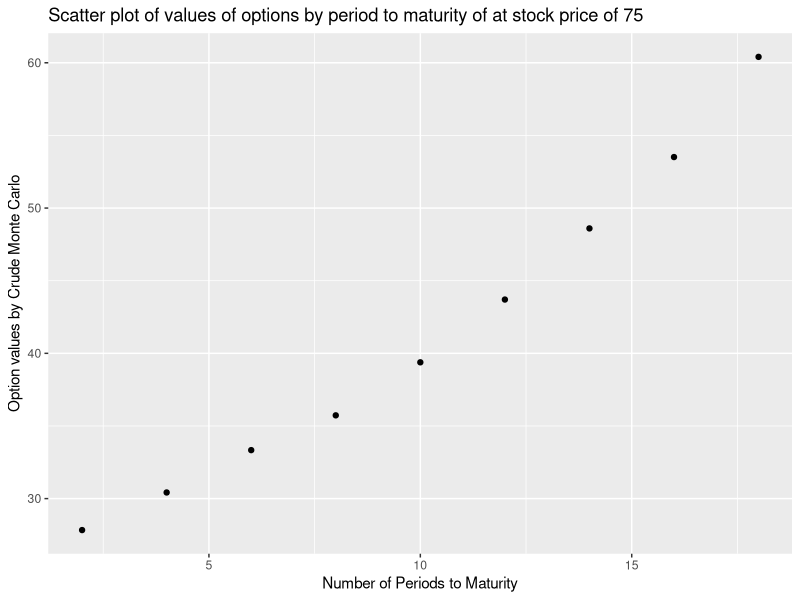
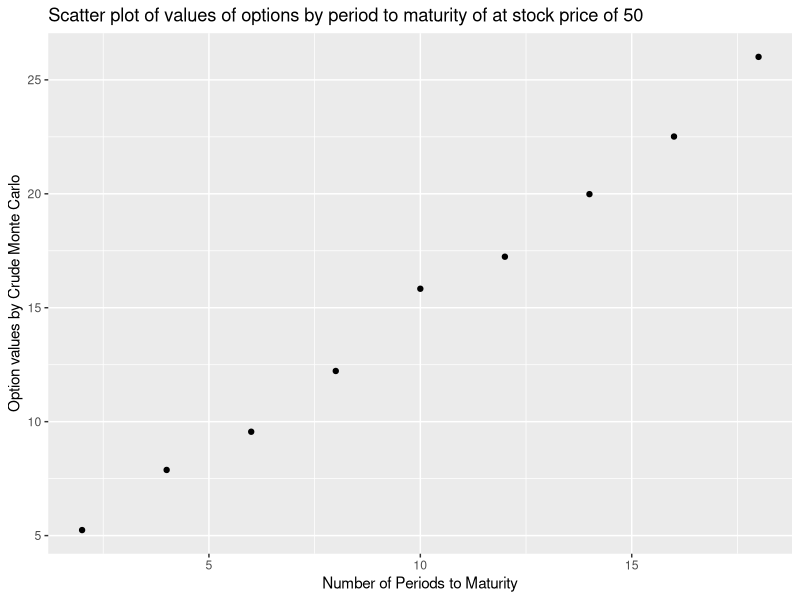
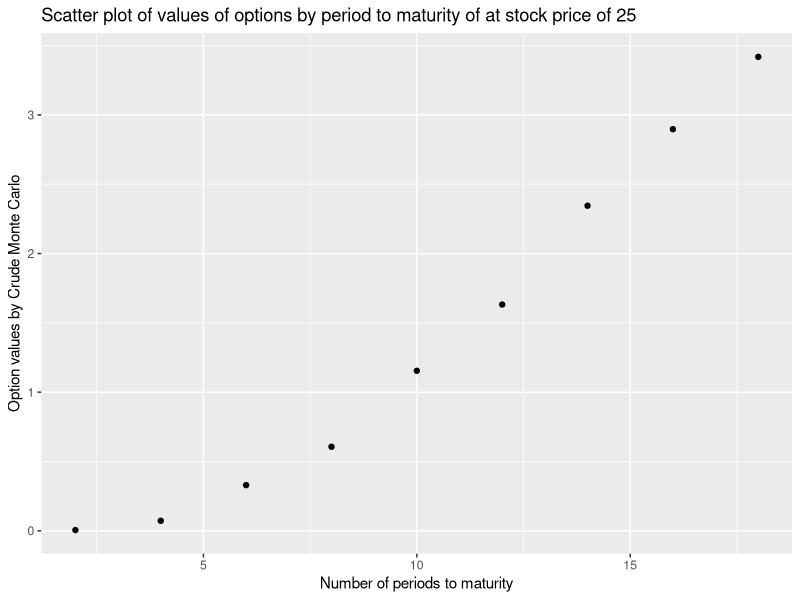
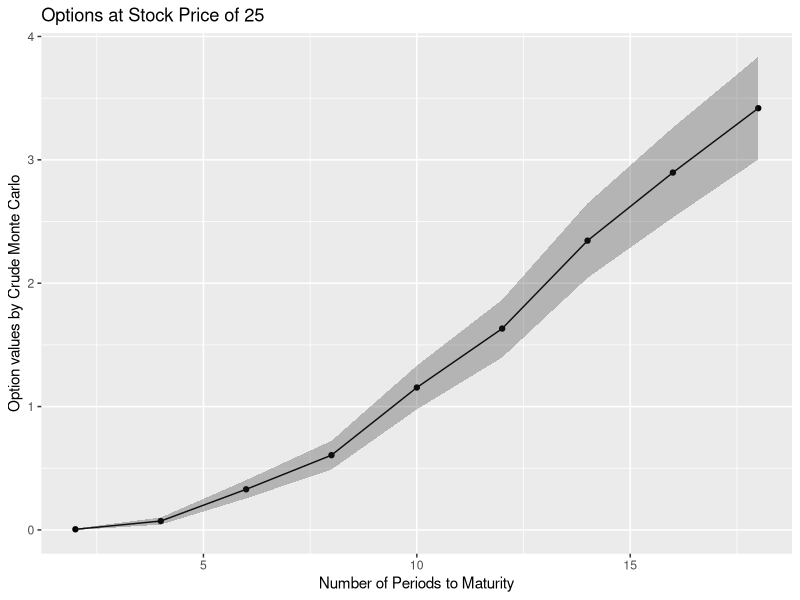
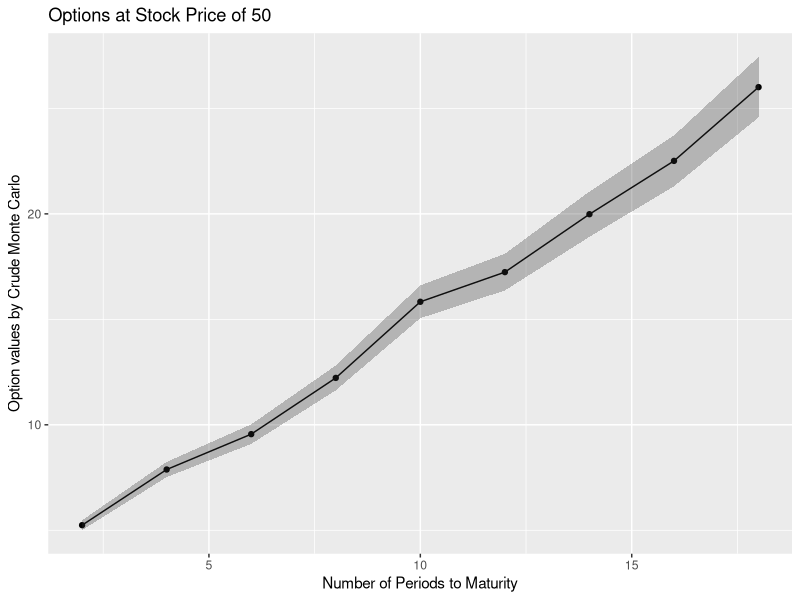
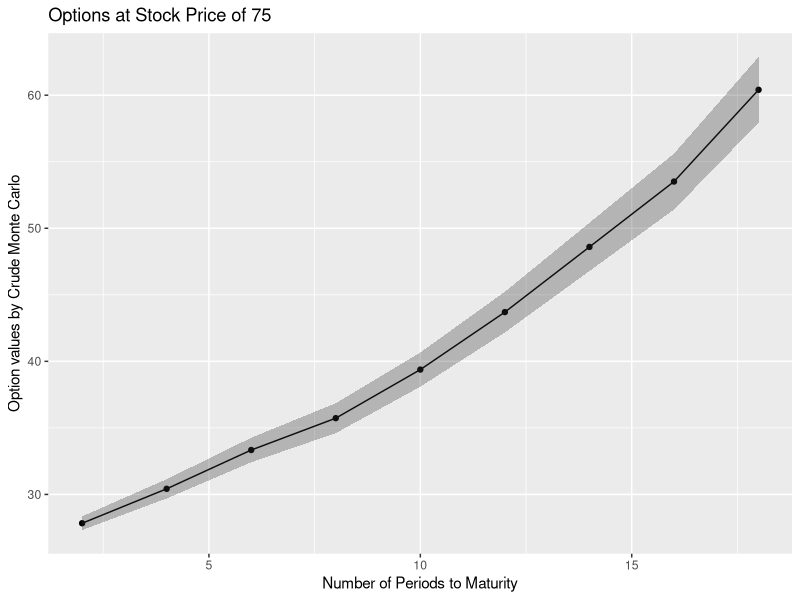
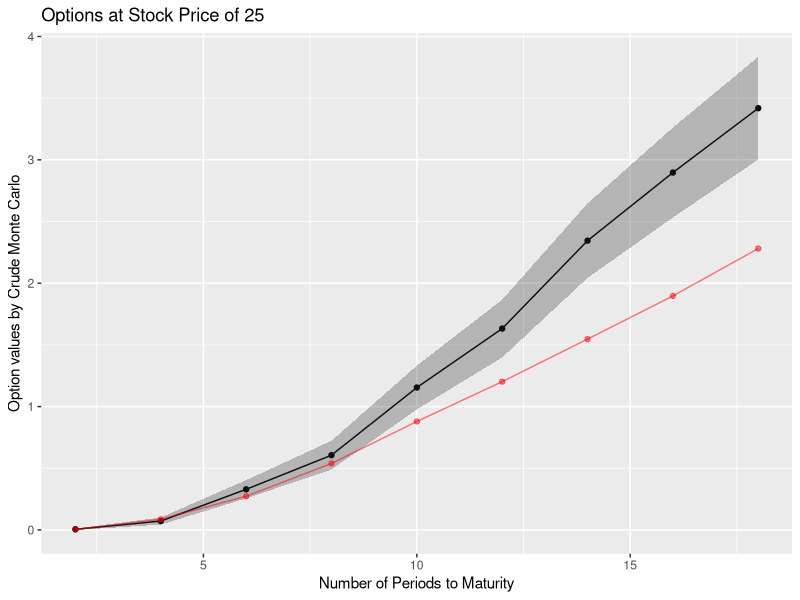
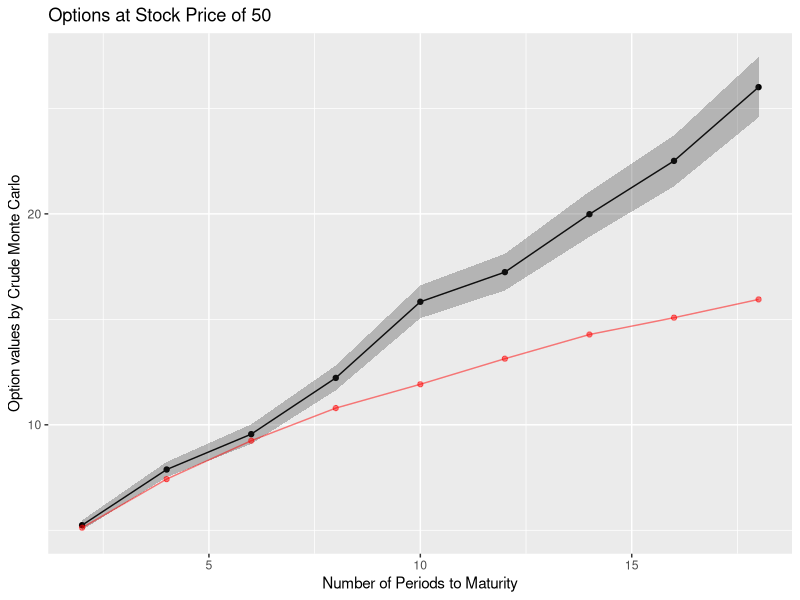

Write R code to recreate these figures, in order. (Note: this script raises an error after producing the figures.)
## ---- chunk 1
set.seed(400)
library(tidyr)
library(tidyverse)
library(rmarkdown)
library(ggplot2)
library(dbplyr)
## ---- chunk 2
trials = 5000
periods_to_maturity = c(2,4,6,8,10,12,14,16,18,20)
stock_prices = c(25, 50, 75)
stockExerciseRatio = c(0.5, 1, 1.25)
E = 50
r = 0.015
sigma_squared = 0.025 
dividend = 0.25

#chosen from October 2021, but others can be chosen to try to match historical data
yield_points = c(.09,.1,.11,.16,.36)

inflation_rate = 0.062

#rate to be used to evaluate the present day value of an investment
risk_free_rate = function(inflation_rate, period_to_maturity){
  quarters = c(2,4,8,12,20)
  interpolate_yield_curve = approxfun(x = quarters, y = yield_points)
  return(inflation_rate - interpolate_yield_curve(period_to_maturity))
}


# an individual evaluation of a trial for a single option valuation problem
generate_option_val = function(stock_price, r, period_to_maturity, sigma){
  x_tilda = rnorm(periods_to_maturity, mean = 0, sd = 1)
  for (i in 1:period_to_maturity){
    new_q_price = stock_price * exp((r - (sigma^2)/2) + sigma * x_tilda[i])
    #case where trial needs to be restarted from price at quarter t rather than quarter 1(see p. 329 of Boyle(1977))
    if (new_q_price -  dividend <= 0){
      stock_price = generate_option_val(stock_price, r, period_to_maturity - i + 1, sigma)
      break 
    }
    #case where we need to pay out dividends to evaluate new stock price
    else{
      stock_price = new_q_price - dividend
    }
  }
  future_option_value = max(c(stock_price - E, 0))
  return(future_option_value - risk_free_rate(inflation_rate,period_to_maturity)*future_option_value)
}

#simulation looking at the case of 2 quarters to maturity and a stock price of 25 matching
option_vals = rep(NA, trials)
for (i in 1:trials){
  option_vals[i] = generate_option_val(stock_prices[1], r, periods_to_maturity[1],sqrt(sigma_squared))
}
print(paste("option value: ",mean(option_vals)))
print(paste("se of estimate: ",sd(option_vals)/(sqrt(trials))))
## ---- chunk 3
set.seed(400)
trials = 5000
periods_to_maturity = c(2,4,6,8,10,12,14,16,18,20)
stock_prices = c(25, 50, 75)
stockExerciseRatio = c(0.5, 1, 1.5)
E = 50
r = 0.015
sigma = 0.025 
dividend = 0.25

#chosen from October 2021, but others can be chosen to try to match historical data
yield_points = c(.09,.1,.11,.16,.36)
#yield_points = c(.04,.06,.9,.10,.14)
#inflation_rate = .1585
inflation_rate = 0.062

#rate to be used to evaluate the present day value of an investment
risk_free_rate = function(inflation_rate, periods_to_maturity){
  quarters = c(2,4,8,12,20)
  interpolate_yield_curve = approxfun(x = quarters, y = yield_points)
  return(inflation_rate - interpolate_yield_curve(periods_to_maturity))
}


# an individual evaluation of a trial for a single option valuation problem
generate_option_val = function(stock_price, r, periods_to_maturity, sigma){
  x_tilda = rnorm(periods_to_maturity, mean = 0, sd = 1)
  for (i in 1:periods_to_maturity){
    new_q_price = stock_price * exp((r - (sigma^2)/2) + sigma * x_tilda[i])
    #case where trial needs to be restarted from price at quarter t rather than quarter 1(see p. 329 of Boyle(1977))
    if (new_q_price -  dividend <= 0){
      stock_price = generate_stock_price(stock_price, r, periods_to_maturity - i + 1, sigma)
      break 
    }
    #case where we need to pay out dividends to evaluate new stock price
    else{
      stock_price = new_q_price - dividend
    }
  }
  future_option_value = max(c(stock_price - E, 0))
  return(future_option_value - risk_free_rate(inflation_rate,periods_to_maturity)*future_option_value)
}

#simulation looking at the case of 2 quarters to maturity and a stock price of 25 matching
option_vals = rep(NA, trials)
newmean = c()
newsd = c()
option_mean_25 = c()
option_sd_25 = c()

## need this to make variable option_vals again but empty so numbers dont add to each other
option_vals = rep(NA, trials)

for (l in 1:9){
  for (i in 1:trials){
    option_vals[i] = generate_option_val(stock_prices[1], r, periods_to_maturity[l],sqrt(sigma))
  }
  option_mean_25 = append(option_mean_25,mean(option_vals))
  newsd = sd(option_vals)/(sqrt(trials))
  option_sd_25 = append(option_sd_25,newsd)
}

## now this is for stock prices at 50

option_vals = rep(NA, trials)
newmean = c()
newsd = c()
option_mean_50 = c()
option_sd_50 = c()
for (l in 1:9){
  for (i in 1:trials){
    option_vals[i] = generate_option_val(stock_prices[2], r, periods_to_maturity[l],sqrt(sigma))
  }
  option_mean_50 = append(option_mean_50,mean(option_vals))
  newsd = sd(option_vals)/(sqrt(trials))
  option_sd_50 = append(option_sd_50,newsd)
}


## now this is for stock prices at 75
option_vals = rep(NA, trials)
newmean = c()
newsd = c()
option_mean_75 = c()
option_sd_75 = c()
for (l in 1:9){
  for (i in 1:trials){
    option_vals[i] = generate_option_val(stock_prices[3], r, periods_to_maturity[l],sqrt(sigma))
  }
  option_mean_75 = append(option_mean_75,mean(option_vals))
  newsd = sd(option_vals)/(sqrt(trials))
  option_sd_75 = append(option_sd_75,newsd)
}




periods_to_maturity =c(2,4,6,8,10,12,14,16,18)

df_25 <- data.frame(Periods_til_maturity = periods_to_maturity, Option_values=option_mean_25, Standard_deviation=option_sd_25, lower_95_CI = option_mean_25 - 2*option_sd_25, upper_95_CI = option_mean_25 + 2*option_sd_25)
df_25 = round(df_25, 4)
df_25

df_50 <- data.frame(Periods_til_maturity = periods_to_maturity, Option_values=option_mean_50, Standard_deviation=option_sd_50, lower_95_CI = option_mean_50 - 2*option_sd_50, upper_95_CI = option_mean_50 + 2*option_sd_50)
df_50 = round(df_50, 4)
df_50

df_75 <- data.frame(Periods_til_maturity = periods_to_maturity, Option_values=option_mean_75,Standard_deviation=option_sd_75, lower_95_CI = option_mean_75 - 2*option_sd_75, upper_95_CI = option_mean_75 + 2*option_sd_75)
df_75 = round(df_75, 4)
df_75
## ---- chunk 4
ggplot(df_75, aes(x=Periods_til_maturity, y=Option_values)) + 
  geom_point()+
  xlab("Number of Periods to Maturity")+
  ylab("Option values by Crude Monte Carlo")+
  ggtitle("Scatter plot of values of options by period to maturity of at stock price of 75")


ggplot(df_50, aes(x=Periods_til_maturity, y=Option_values)) + 
  geom_point()+
  xlab("Number of Periods to Maturity")+
  ylab("Option values by Crude Monte Carlo")+
  ggtitle("Scatter plot of values of options by period to maturity of at stock price of 50")


ggplot(df_25, aes(x=Periods_til_maturity, y=Option_values)) + 
  geom_point()+
  xlab("Number of periods to maturity")+
  ylab("Option values by Crude Monte Carlo")+
  ggtitle("Scatter plot of values of options by period to maturity of at stock price of 25")

## ---- chunk 5
ggplot(df_25, aes(x=Periods_til_maturity, y=Option_values)) + 
  geom_point()+ geom_line()+
  geom_ribbon(aes(ymin = lower_95_CI, ymax = upper_95_CI), alpha = 0.3) + 
  xlab("Number of Periods to Maturity")+ ylab("Option values by Crude Monte Carlo")+
  ggtitle("Options at Stock Price of 25")

ggplot(df_50, aes(x=Periods_til_maturity, y=Option_values)) + 
  geom_point() + geom_line()+
  geom_ribbon(aes(ymin = lower_95_CI, ymax = upper_95_CI), alpha = 0.3) + 
  xlab("Number of Periods to Maturity")+
  ylab("Option values by Crude Monte Carlo")+
  ggtitle("Options at Stock Price of 50")

ggplot(df_75, aes(x=Periods_til_maturity, y=Option_values)) + 
  geom_point() + geom_line() +
  geom_ribbon(aes(ymin = lower_95_CI, ymax = upper_95_CI), alpha = 0.3) + 
  xlab("Number of Periods to Maturity")+ ylab("Option values by Crude Monte Carlo") +
  ggtitle("Options at Stock Price of 75")

## ---- chunk 6
real_values_25 = c(0.004, 0.087, 0.273, 0.539, 0.879, 1.202, 1.547, 1.897, 2.281)
table1_25 = data.frame(x = periods_to_maturity, y = real_values_25)

real_values_50 = c(5.121, 7.427, 9.247, 10.793, 11.923, 13.135, 14.281, 15.079, 15.945)
table1_50 = data.frame(x = periods_to_maturity, y = real_values_50)

real_values_75 = c(26.445, 28.250, 29.832, 31.257, 32.319, 33.491, 34.835, 35.503, 36.382)
table1_75 = data.frame(x = periods_to_maturity, y = real_values_75)

ggplot() + 
  geom_point(aes(x=Periods_til_maturity, y=Option_values), df_25) + 
  geom_line(aes(x=Periods_til_maturity, y=Option_values), df_25) +
  geom_ribbon(aes(x=Periods_til_maturity, ymin = lower_95_CI, ymax = upper_95_CI), df_25, alpha = 0.3) + 
  geom_point(aes(x = x, y = y), data = table1_25, color = "red", alpha = 0.5) +
  geom_line(aes(x = x, y = y), data = table1_25, color = "red", alpha = 0.5) +
  xlab("Number of Periods to Maturity")+ ylab("Option values by Crude Monte Carlo")+
  ggtitle("Options at Stock Price of 25")

ggplot(df_50, aes(x=Periods_til_maturity, y=Option_values)) + 
  geom_point() + geom_line()+
  geom_ribbon(aes(ymin = lower_95_CI, ymax = upper_95_CI), alpha = 0.3) + 
  geom_point(aes(x = x, y = y), data = table1_50, color = "red", alpha = 0.5) +
  geom_line(aes(x = x, y = y), data = table1_50, color = "red", alpha = 0.5) +
  xlab("Number of Periods to Maturity")+
  ylab("Option values by Crude Monte Carlo")+
  ggtitle("Options at Stock Price of 50")

ggplot(df_75, aes(x=Periods_til_maturity, y=Option_values)) + 
  geom_point() + geom_line() +
  geom_ribbon(aes(ymin = lower_95_CI, ymax = upper_95_CI), alpha = 0.3) + 
  geom_point(aes(x = x, y = y), data = table1_75, color = "red", alpha = 0.5) +
  geom_line(aes(x = x, y = y), data = table1_75, color = "red", alpha = 0.5) +
  xlab("Number of Periods to Maturity")+ ylab("Option values by Crude Monte Carlo") +
  ggtitle("Options at Stock Price of 75")

## ---- chunk 7
## copied code from above chunk to add to before making commit. Didnt want to mess up original code with a comit

trials = 5000
periods_to_maturity = c(2,4,6,8,10,12,14,16,18,20)


stock_prices = c(25, 50, 75)
stockExerciseRatio = c(0.5, 1, 1.25)
E = 50
r = 0.015
sigma = 0.025 
dividend = 0.25

#chosen from October 2021, but others can be chosen to try to match historical data
yield_points = c(.09,.1,.11,.16,.36)
inflation_rate = 0.062

#rate to be used to evaluate the present day value of an investment
risk_free_rate = function(inflation_rate, period_to_maturity){
  quarters = c(2,4,8,12,20)
  interpolate_yield_curve = approxfun(x = quarters, y = yield_points)
  return(inflation_rate - interpolate_yield_curve(period_to_maturity))
}
risk_free_rate

# an individual evaluation of a trial for a single option valuation problem
generate_option_val = function(stock_price, r, periods_to_maturity, sigma){
  x_tilda = rnorm(periods_to_maturity, mean = 0, sd = 1)
  for (i in 1:periods_to_maturity){
    new_q_price = stock_price * exp((r - (sigma^2)/2) + sigma * x_tilda[i])
    #case where trial needs to be restarted from price at quarter t rather than quarter 1(see p. 329 of Boyle(1977))
    if (new_q_price -  dividend <= 0){
      stock_price = generate_stock_price(stock_price, r, periods_to_maturity - i + 1, sigma)
      break 
    }
    #case where we need to pay out dividends to evaluate new stock price
    else{
      stock_price = new_q_price - dividend
    }
  }
  future_option_value = max(c(stock_price - E, 0))
  return(future_option_value - risk_free_rate(inflation_rate,periods_to_maturity)*future_option_value)
}

#simulation looking at the case of 2 quarters to maturity and a stock price of 25 matching
option_vals = rep(NA, trials)


## This is where code gets repetitive couldn't figure out a way to do a nested loop to efficiently make a table for evaluation of options

##Make empty variables to append values into a table then later clean up
newmean = c()
newsd = c()
option_mean_25 = c()
option_sd_25 = c()

## need this to make variable option_vals again but empty so numbers dont add to each other
option_vals = rep(NA, trials)
## cope for time period 2



for (l in 1:length(periods_to_maturity)){
  for (i in 1:trials){
  option_vals[i] = generate_option_val(stock_prices[1], r, periods_to_maturity[l],sqrt(sigma))


}
  option_mean = append(option_mean_25,mean(option_vals))
  newsd = sd(option_vals)/(sqrt(trials))
}

option_mean



for (i in 1:trials){
  option_vals[i] = generate_option_val(stock_prices[1], r, periods_to_maturity[1],sqrt(sigma_squared))

  newmean = mean(option_vals)
  newsd = sd(option_vals)/(sqrt(trials))
}

option_mean_25 = append(option_mean_25,newmean)
option_sd_25 = append(option_sd_25,newsd)

## copy of code this time for periods 4
option_vals = rep(NA, trials)
for (i in 1:trials){
  option_vals[i] = generate_option_val(stock_prices[1], r, periods_to_maturity[2],sqrt(sigma_squared))

  newmean = mean(option_vals)
  newsd = sd(option_vals)/(sqrt(trials))
}

option_mean_25 = append(option_mean_25,newmean)
option_sd_25 = append(option_sd_25,newsd)


## copy of code this time for periods 6
option_vals = rep(NA, trials)
for (i in 1:trials){
  option_vals[i] = generate_option_val(stock_prices[1], r, periods_to_maturity[3],sqrt(sigma_squared))

  newmean = mean(option_vals)
  newsd = sd(option_vals)/(sqrt(trials))
}

option_mean_25 = append(option_mean_25,newmean)
option_sd_25 = append(option_sd_25,newsd)


## copy of code this time for periods 8
option_vals = rep(NA, trials)
for (i in 1:trials){
  option_vals[i] = generate_option_val(stock_prices[1], r, periods_to_maturity[4],sqrt(sigma_squared))

  newmean = mean(option_vals)
  newsd = sd(option_vals)/(sqrt(trials))
}

option_mean_25 = append(option_mean_25,newmean)
option_sd_25 = append(option_sd_25,newsd)


## copy of code this time for periods 10
option_vals = rep(NA, trials)
for (i in 1:trials){
  option_vals[i] = generate_option_val(stock_prices[1], r, periods_to_maturity[5],sqrt(sigma_squared))

  newmean = mean(option_vals)
  newsd = sd(option_vals)/(sqrt(trials))
}

option_mean_25 = append(option_mean_25,newmean)
option_sd_25 = append(option_sd_25,newsd)


## copy of code this time for periods 12
option_vals = rep(NA, trials)
for (i in 1:trials){
  option_vals[i] = generate_option_val(stock_prices[1], r, periods_to_maturity[9],sqrt(sigma_squared))

  newmean = mean(option_vals)
  newsd = sd(option_vals)/(sqrt(trials))
}

option_mean_25 = append(option_mean_25,newmean)
option_sd_25 = append(option_sd_25,newsd)
